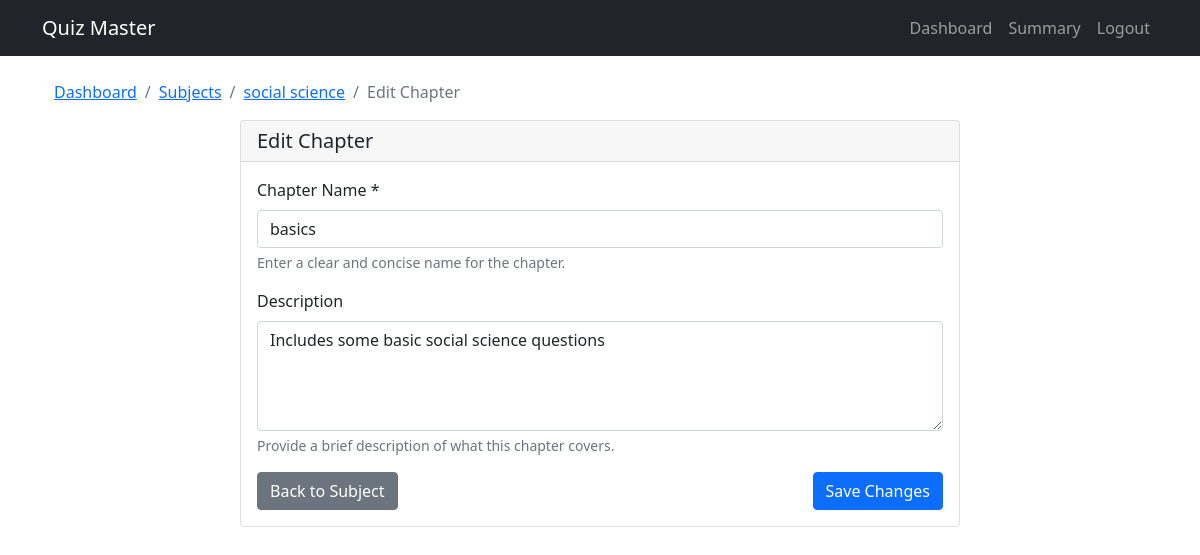
The app's page /admin/chapter/1/edit (signed in) with its own data.
### backend/models.py (models this page shows)
class Subject(db.Model):
    __tablename__ = 'subjects'
    id = db.Column(db.Integer, primary_key=True)
    name = db.Column(db.String(100), nullable=False)
    description = db.Column(db.Text)
    chapters = relationship('Chapter', back_populates='subject', cascade='all, delete-orphan')

class Chapter(db.Model):
    __tablename__ = 'chapters'
    id = db.Column(db.Integer, primary_key=True)
    subject_id = db.Column(db.Integer, db.ForeignKey('subjects.id'), nullable=False)
    name = db.Column(db.String(100), nullable=False)
    description = db.Column(db.Text)
    subject = relationship('Subject', back_populates='chapters')
    quizzes = relationship('Quiz', back_populates='chapter', cascade='all, delete-orphan')

### backend/controllers.py (the view)
@app.route('/admin/chapter/<int:chapter_id>/edit', methods=['GET', 'POST'])
def edit_chapter(chapter_id):
    if not session.get('is_admin'):
        flash('You have to be admin for this','warning')
        return redirect(url_for('login'))
    chapter = Chapter.query.get_or_404(chapter_id)
    if request.method == 'POST':
        chapter.name = request.form.get('name')
        chapter.description = request.form.get('description')
        db.session.commit()
        flash('Chapter updated successfully!', 'success')
        return redirect(url_for('view_subject', subject_id=chapter.subject_id))
    return render_template('admin/chapter_form.html', chapter=chapter, subject=chapter.subject)

### templates/admin/chapter_form.html (shortened to what this page needs)
{% extends "base.html" %}
{% block content %}
<div class="container">
    <nav aria-label="breadcrumb">
        <ol class="breadcrumb">
            <li class="breadcrumb-item"><a href="{{ url_for('admin_dashboard') }}">Dashboard</a></li>
            <li class="breadcrumb-item"><a href="{{ url_for('list_subjects') }}">Subjects</a></li>
            <li class="breadcrumb-item"><a href="{{ url_for('view_subject', subject_id=subject.id) }}">{{ subject.name }}</a></li>
            <li class="breadcrumb-item active">{{ 'Edit' if chapter else 'Create' }} Chapter</li>
        </ol>
    </nav>
    <div class="row justify-content-center">
        <div class="col-md-8">
            <div class="card">
                <div class="card-header">
                    <h5 class="mb-0">{{ 'Edit' if chapter else 'Create New' }} Chapter</h5>
                </div>
                <div class="card-body">
                    <form method="POST" action="{{ url_for('edit_chapter', chapter_id=chapter.id) if chapter else url_for('create_chapter', subject_id=subject.id) }}">
                        <div class="mb-3">
                            <label for="name" class="form-label">Chapter Name *</label>
                            <input type="text" class="form-control" id="name" name="name" value="{{ chapter.name if chapter else '' }}" required>
                            <div class="form-text">Enter a clear and concise name for the chapter.</div>
                        </div>
                        <div class="mb-3">
                            <label for="description" class="form-label">Description</label>
                            <textarea class="form-control" id="description" name="description" rows="4">{{ chapter.description if chapter else '' }}</textarea>
                            <div class="form-text">Provide a brief description of what this chapter covers.</div>
                        </div>
                        <div class="d-flex justify-content-between">
                            <a href="{{ url_for('view_subject', subject_id=subject.id) }}" class="btn btn-secondary">
                                 Back to Subject
                            </a>
                            <button type="submit" class="btn btn-primary">
                                 {{ 'Save Changes' if chapter else 'Create Chapter' }}
                            </button>
                        </div>
                    </form>
                </div>
            </div>
        </div>
    </div>
</div>
{% endblock %}

### records on screen
Subject: name "social science"
Chapter: name "basics", description "Includes some basic social science questions"

### other values on screen
{{ 'Edit' if chapter else 'Create' }} "Edit"
{{ 'Edit' if chapter else 'Create New' }} "Edit"
{{ 'Save Changes' if chapter else 'Create Chapter' }} "Save Changes"
